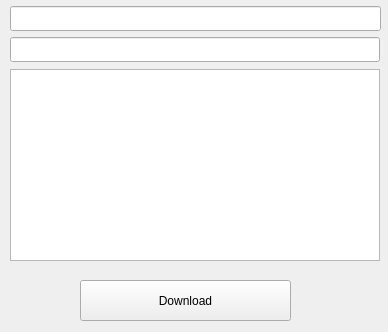
<?xml version="1.0" encoding="UTF-8"?>
<ui version="4.0">
 <class>MainWindow</class>
 <widget class="QMainWindow" name="MainWindow">
  <property name="geometry">
   <rect>
    <x>0</x>
    <y>0</y>
    <width>388</width>
    <height>332</height>
   </rect>
  </property>
  <property name="windowTitle">
   <string>MainWindow</string>
  </property>
  <widget class="QWidget" name="centralwidget">
   <widget class="QPushButton" name="pushButton">
    <property name="geometry">
     <rect>
      <x>80</x>
      <y>280</y>
      <width>211</width>
      <height>41</height>
     </rect>
    </property>
    <property name="text">
     <string>Download</string>
    </property>
   </widget>
   <widget class="QLineEdit" name="lineEdit">
    <property name="geometry">
     <rect>
      <x>10</x>
      <y>6</y>
      <width>371</width>
      <height>25</height>
     </rect>
    </property>
   </widget>
   <widget class="QTextBrowser" name="textBrowser">
    <property name="geometry">
     <rect>
      <x>10</x>
      <y>69</y>
      <width>370</width>
      <height>192</height>
     </rect>
    </property>
   </widget>
   <widget class="QLineEdit" name="lineEdit_2">
    <property name="geometry">
     <rect>
      <x>10</x>
      <y>37</y>
      <width>370</width>
      <height>25</height>
     </rect>
    </property>
   </widget>
  </widget>
 </widget>
 <resources/>
 <connections/>
</ui>
